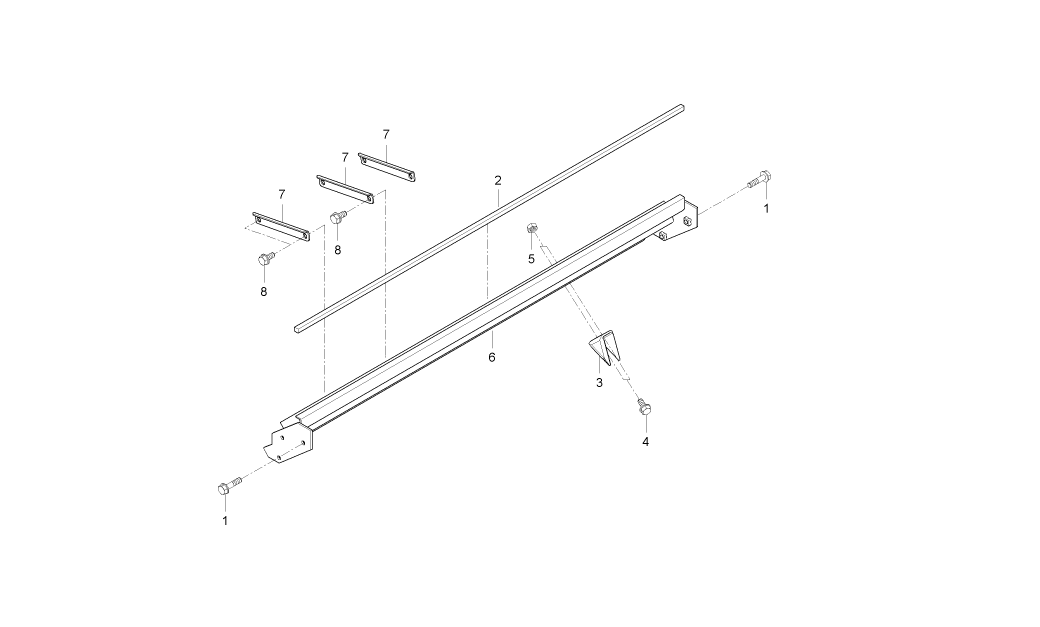
#> input picture drawing_ocr_project/test_imgs/CE1-G3B7001.png, 3119 x 1879 px (shown at 1/3 size)
$ python -i classifiy.py   (imports and definitions only)   (older library calls are emulated)
#> lines starting #> are read from the running program, lines starting #| are printed output that depends on the picture; after the words box and inside, x2 and y2 are one past the last pixel; in counts of white or black regions, pixels touching at a corner belong together
import os
import cv2
import numpy as np
#import tensorflow as tf

HEIGHT, WIDTH = 28, 28
SAVE_FOLDER = './crop_from_img/'
def sortContours(dected_list):
    connect_obj = []
    space = 13
    while True:
        if not dected_list:
            break
        cnt = 0
        [x, y, w, h] = dected_list.pop()
        for i, chk in enumerate(dected_list):
            [x_, y_, w_, h_] = chk
            #front
            if (x+w)<x_ and (x+w+space)>x_ and y-5<=y_ and y_<=y+5:
                #connect_obj.append([x, y, (x_-x+w_), h])
                dected_list.pop(i)
                dected_list.append([x, y, (x_-x+w_), h])
                cnt += 1
                break
            #back
            if (x_+w_)<x and (x_+w_+space)>x and y_-5<=y and y<=y_+5:
                #connect_obj.append([x_, y_, (x-x_+w), h_])
                dected_list.pop(i)
                dected_list.append([x_, y_, (x-x_+w), h_])
                cnt += 1
                break
        if cnt == 0 :
            connect_obj.append([x, y, w, h])
    return connect_obj

def drawRect(img, dected_list):
    for i in dected_list:
        cv2.rectangle(img, (i[0], i[1]), (i[0]+i[2], i[1]+i[3]), (0, 0, 255))
    #resized = cv2.resize(img,(1920, 1080))
    #cv2.imshow('result', resized)
    #cv2.waitKey(0)
# [6 lines left out: function cropIMG, not called in this run]

def make_image_list(src, point_list, imgPath):
    img_arr = []
    for i, point in enumerate(point_list):
        [x, y, w, h] = point
        pad = 4
        crop = src[y-pad:y+h+pad, x-pad:x+w+pad]
        if h <= HEIGHT :
            h_pad = round((HEIGHT-h)/2)
            if w <= WIDTH : # image width < 28 && image height < 28
                w_pad = round((WIDTH-w)/2)
                padding = cv2.copyMakeBorder(crop, h_pad, h_pad, w_pad, w_pad, cv2.BORDER_CONSTANT, value=[0, 0, 0])
            else :
                padding = cv2.copyMakeBorder(crop, h_pad, h_pad, 0, 0, cv2.BORDER_CONSTANT, value=[0, 0, 0])
        else :
            if w <= WIDTH :
                w_pad = round((WIDTH-w)/2)
                padding = cv2.copyMakeBorder(crop, 0, 0, w_pad, w_pad, cv2.BORDER_CONSTANT, value=[0, 0, 0])
            else :
                padding = crop
        padding = cv2.resize(padding, dsize=(WIDTH, HEIGHT), interpolation=cv2.INTER_LINEAR)
        padding = np.reshape(padding, [HEIGHT,WIDTH,1])
        #cv2.imwrite('./chk/'+imgPath+'_'+str(i)+'.png',padding)
        img_arr.append(padding)
    return img_arr

def readIMG(imgPath):
#> called with imgPath = 'test_imgs/CE1-G3B7001.png'
    img = cv2.imread(imgPath,cv2.IMREAD_GRAYSCALE)#.astype(np.float32) / 255.
#> img: shape (1879, 3119); 99.3% white; black in thin lines or dots, all inside (x1, y1, x2, y2) = (655, 312, 2313, 1575)
    _, thr = cv2.threshold(img, 127, 255, cv2.THRESH_BINARY_INV)
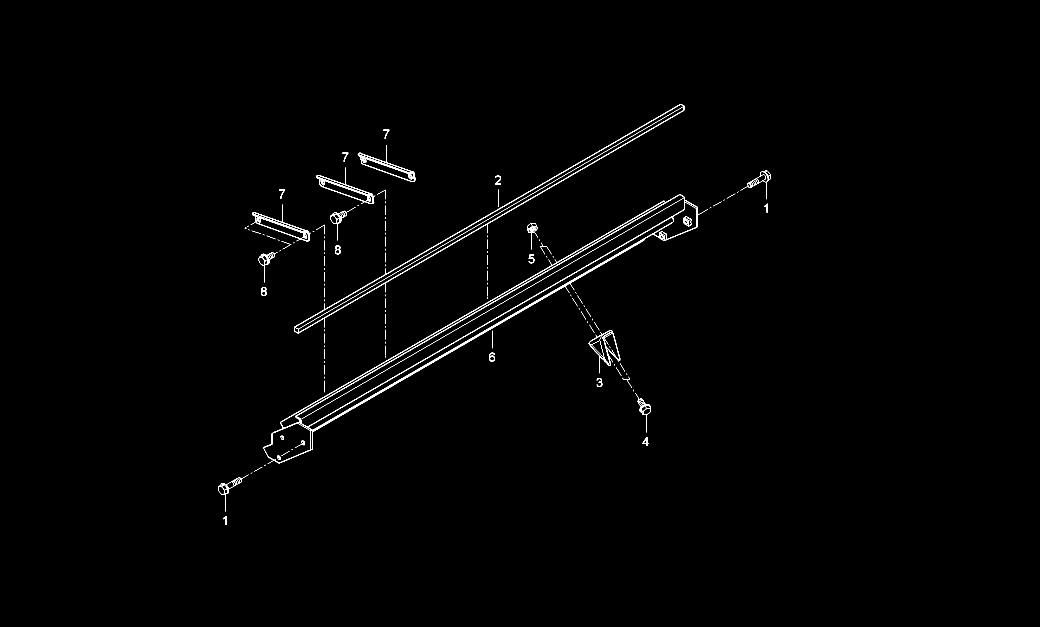
#> thr: shape (1879, 3119) (shown at 1/3 size); 0.65% white in thin lines or dots, all inside (x1, y1, x2, y2) = (655, 312, 2313, 1575)
    kernel = cv2.getStructuringElement(cv2.MORPH_CROSS,(3,3))
    opening = cv2.morphologyEx(thr, cv2.MORPH_OPEN, kernel)
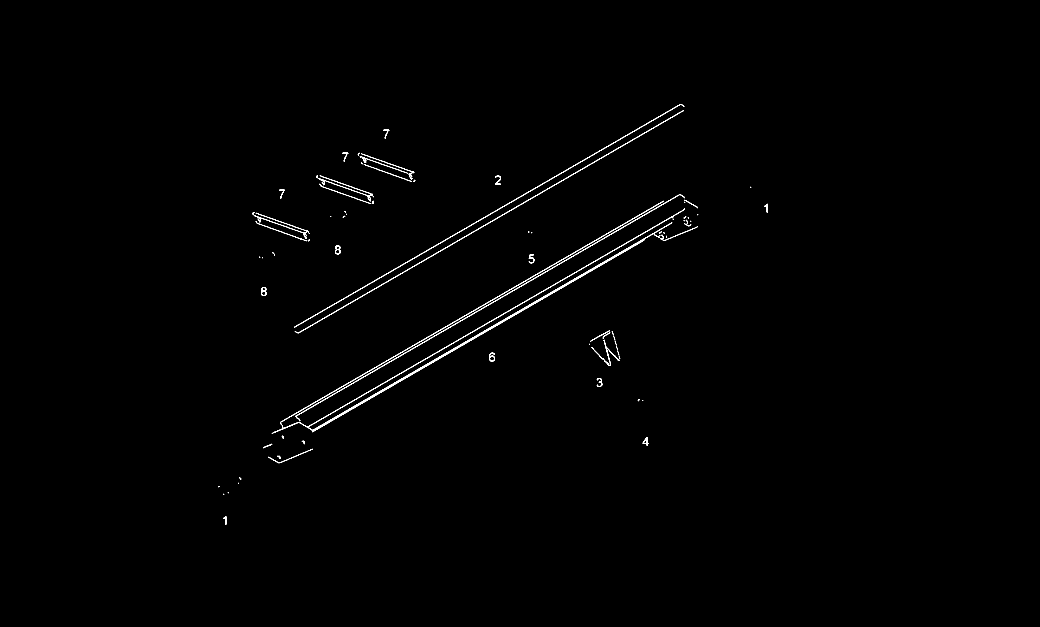
#> opening: shape (1879, 3119) (shown at 1/3 size); 0.48% white in thin lines or dots, all inside (x1, y1, x2, y2) = (655, 312, 2303, 1575)
    _, contours, hierachy = cv2.findContours(opening, cv2.RETR_EXTERNAL, cv2.CHAIN_APPROX_SIMPLE)
#> contours = 112 contours, 61 with area under 20; largest, box (x1, y1, x2, y2) and area: (897, 624, 2055, 1297) 7431, (884, 330, 2052, 1000) 1838, (882, 312, 2042, 984) 1830, (840, 602, 1992, 1274) 1825, (886, 583, 2039, 1251) 1820
    detected_obj = []
    for cnt in contours:
        [x, y, w, h] = cv2.boundingRect(cnt)
        if h>19 and h<30 and w>8 and w<30:
                detected_obj.append([x, y, w, h])
#> this loop made 112 passes
#> (x, y, w, h) on passes 1, 4, 6, 7, 8, 9, 10, 11: (669, 1548, 10, 27), (655, 1458, 4, 4), (717, 1432, 7, 7), (805, 1370, 32, 20), (832, 1367, 10, 10), (838, 1346, 100, 44), (790, 1331, 27, 14), (905, 1322, 10, 11)
#> after the loop, detected_obj = 13 items, first 6: [669, 1548, 10, 27], [1928, 1311, 18, 27], [1790, 1134, 17, 27], [1467, 1058, 18, 27], [783, 861, 17, 27], [1586, 763, 17, 27]
    #connect nearest digit
    connect_obj = sortContours(detected_obj)
#> the loop in sortContours, `while True:` made 14 passes
#> (x, y, w, h) on passes 1 to 8: (1154, 394, 11, 22), (1031, 463, 11, 22), (1485, 527, 18, 27), (841, 574, 11, 22), (2293, 611, 10, 27), (909, 696, 12, 20), (1005, 736, 17, 27), (1586, 763, 17, 27)
#> after the loop in sortContours, `while True:`: connect_obj = 13 items, first 6: [1154, 394, 11, 22], [1031, 463, 11, 22], [1485, 527, 18, 27], [841, 574, 11, 22], [2293, 611, 10, 27], [909, 696, 12, 20]; dected_list = []
    #drawRect(img, connect_obj)
    #make image array list
    img_list =  make_image_list(thr, connect_obj,imgPath.split('/')[-1].split('.')[0])
#> the loop in make_image_list, `for i, point in enumerate(point_list):` made 13 passes
#> (x, y, w, h, h_pad, w_pad) on passes 1 to 8: (1154, 394, 11, 22, 3, 8), (1031, 463, 11, 22, 3, 8), (1485, 527, 18, 27, 0, 5), (841, 574, 11, 22, 3, 8), (2293, 611, 10, 27, 0, 9), (909, 696, 12, 20, 4, 8), (1005, 736, 17, 27, 0, 6), (1586, 763, 17, 27, 0, 6)
#> pass 1, in make_image_list, `padding = cv2.copyMakeBorder(crop, h_pad, h_pad, w_pad, w_pad, cv2.BOR..`:
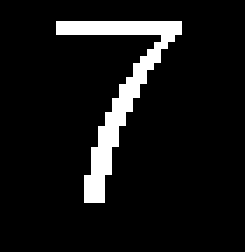
#> padding: shape (36, 35) (shown 7 times larger); 8.3% white in thin lines or dots, all inside (x1, y1, x2, y2) = (8, 3, 26, 29)
#> pass 1, in make_image_list, `padding = cv2.resize(padding, dsize=(WIDTH, HEIGHT), interpolation=cv2..`:
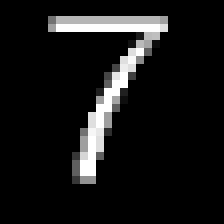
#> padding: shape (28, 28) (shown 8 times larger); min 0, max 255, mean 21.9
#> pass 3, in make_image_list, `crop = src[y-pad:y+h+pad, x-pad:x+w+pad]`:
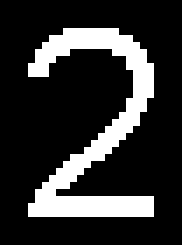
#> crop: shape (35, 26) (shown 7 times larger); 19.6% white; 1 white region, box (x1, y1, x2, y2) and area: (4, 4, 22, 31) 178
#> pass 3, in make_image_list, `padding = cv2.copyMakeBorder(crop, h_pad, h_pad, w_pad, w_pad, cv2.BOR..`:
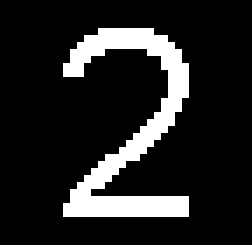
#> padding: shape (35, 36) (shown 7 times larger); 14.1% white; 1 white region, box (x1, y1, x2, y2) and area: (9, 4, 27, 31) 178
#> after the loop in make_image_list, `for i, point in enumerate(point_list):`: img_arr = 13 items
#> img_list = 13 items
    #cropIMG(thr, connect_obj)
    img_list = np.asarray(img_list)
    return (connect_obj, img_list)
#readIMG('/home/god/Desktop/daedong/combine_img/CD2-G156002(1).png')

>>> result = readIMG('test_imgs/CE1-G3B7001.png')

$ run again, on drawing_ocr_project/test_imgs/CE1-GA23501(1).png
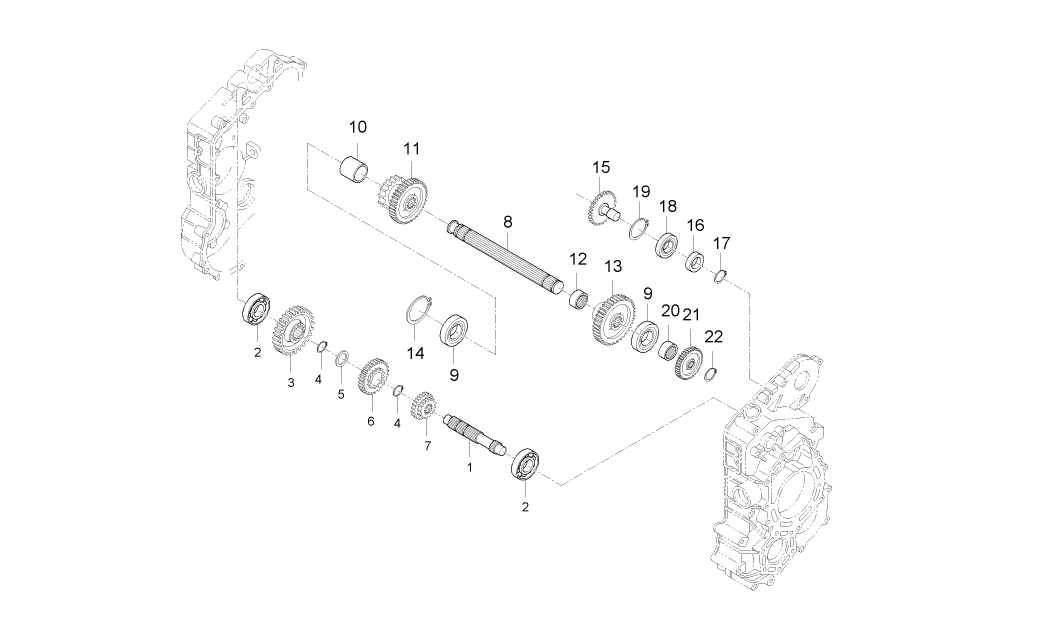
#> input picture drawing_ocr_project/test_imgs/CE1-GA23501(1).png, 3119 x 1879 px (shown at 1/3 size)
#> img: shape (1879, 3119); 98.9% white; black in thin lines or dots, all inside (x1, y1, x2, y2) = (543, 147, 2496, 1772)
#> in readIMG, `opening = cv2.morphologyEx(thr, cv2.MORPH_OPEN, kernel)`:
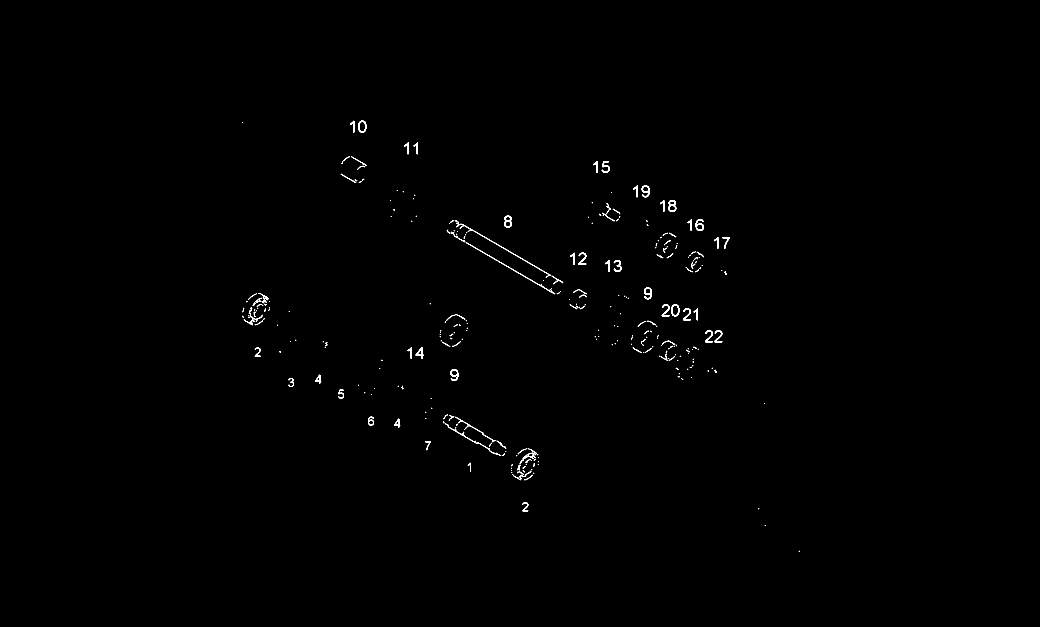
#> opening: shape (1879, 3119) (shown at 1/3 size); 0.31% white; 343 white regions (209 under 20 px)
#> contours = 343 contours, 234 with area under 20; largest, box (x1, y1, x2, y2) and area: (2014, 913, 2038, 949) 686, (1075, 362, 1099, 398) 686, (1512, 647, 1536, 683) 653, (2005, 600, 2029, 636) 653, (2087, 657, 2112, 693) 522
#> the loop in readIMG, `for cnt in contours:` made 343 passes
#> (x, y, w, h) on passes 4 to 6: (1567, 1507, 18, 27), (1559, 1432, 7, 5), (1540, 1426, 24, 15)
#> after the loop in readIMG, `for cnt in contours:`: detected_obj = 15 items, first 6: [1567, 1507, 18, 27], [1403, 1388, 10, 27], [1279, 1329, 11, 22], [1490, 1322, 29, 24], [1183, 1256, 18, 27], [1366, 1250, 23, 20]
#> the loop in sortContours, `while True:` made 16 passes
#> (x, y, w, h) on passes 1 to 8: (1818, 618, 15, 24), (744, 880, 27, 20), (767, 944, 22, 21), (745, 946, 22, 25), (764, 1043, 18, 27), (946, 1124, 18, 27), (865, 1134, 17, 27), (1015, 1169, 17, 27)
#> after the loop in sortContours, `while True:`: connect_obj = 15 items, first 6: [1818, 618, 15, 24], [744, 880, 27, 20], [767, 944, 22, 21], [745, 946, 22, 25], [764, 1043, 18, 27], [946, 1124, 18, 27]; dected_list = []
#> the loop in make_image_list, `for i, point in enumerate(point_list):` made 15 passes
#> (x, y, w, h, h_pad, w_pad) on passes 1 to 8: (1818, 618, 15, 24, 2, 6), (744, 880, 27, 20, 4, 0), (767, 944, 22, 21, 4, 3), (745, 946, 22, 25, 2, 3), (764, 1043, 18, 27, 0, 5), (946, 1124, 18, 27, 0, 5), (865, 1134, 17, 27, 0, 6), (1015, 1169, 17, 27, 0, 6)
#> pass 2, in make_image_list, `crop = src[y-pad:y+h+pad, x-pad:x+w+pad]`:
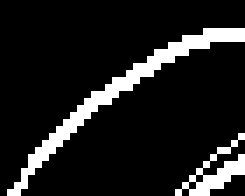
#> crop: shape (28, 35) (shown 7 times larger); 11.8% white in thin lines or dots, all inside (x1, y1, x2, y2) = (1, 4, 35, 28)
#> after the loop in make_image_list, `for i, point in enumerate(point_list):`: img_arr = 15 items

$ run again, on drawing_ocr_project/test_imgs/CZ1-G2B3001.png
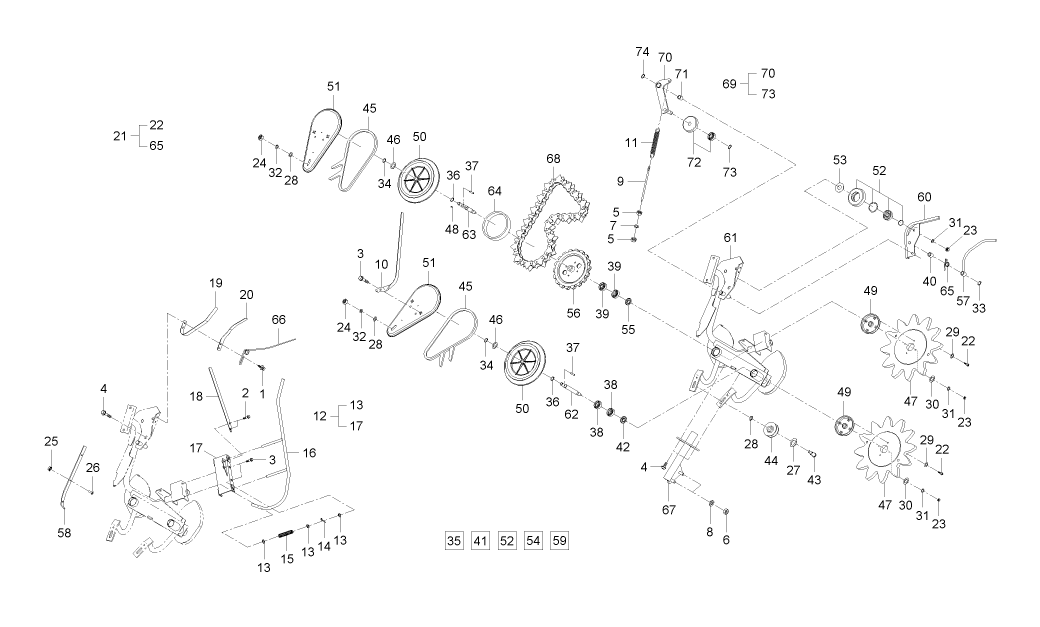
#> input picture drawing_ocr_project/test_imgs/CZ1-G2B3001.png, 3120 x 1879 px (shown at 1/3 size)
#> img: shape (1879, 3120); 98.2% white; black in thin lines or dots, all inside (x1, y1, x2, y2) = (134, 141, 2990, 1716)
#> in readIMG, `opening = cv2.morphologyEx(thr, cv2.MORPH_OPEN, kernel)`:
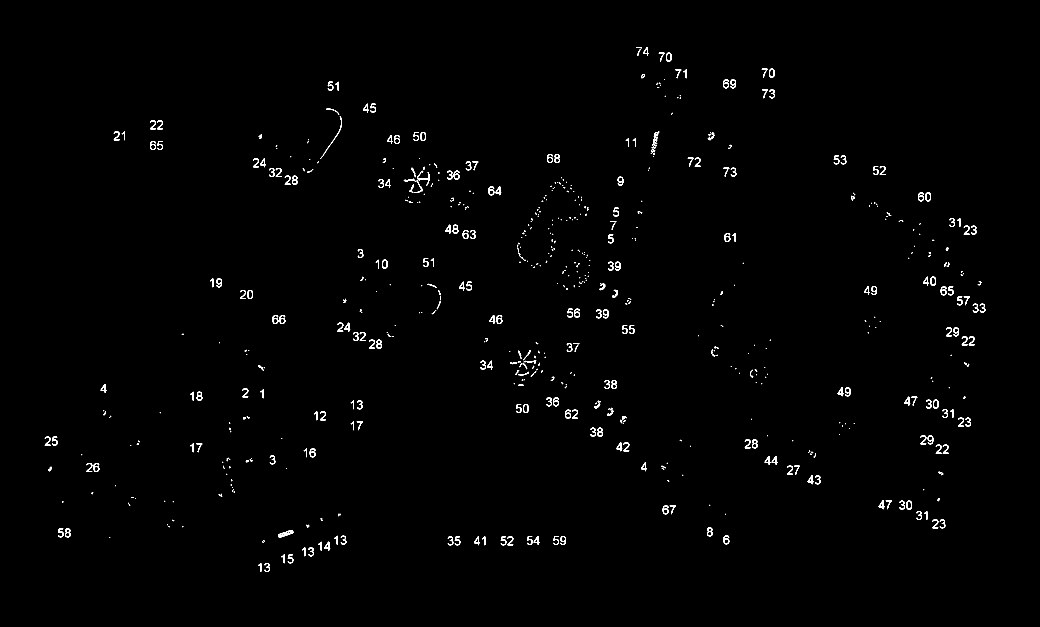
#> opening: shape (1879, 3120) (shown at 1/3 size); 0.72% white; 713 white regions (392 under 20 px)
#> contours = 713 contours, 431 with area under 20; largest, box (x1, y1, x2, y2) and area: (834, 1590, 881, 1613) 457, (2719, 1502, 2736, 1529) 357, (1569, 1212, 1586, 1239) 357, (2799, 1199, 2816, 1226) 357, (742, 870, 759, 897) 357
#> the loop in readIMG, `for cnt in contours:` made 713 passes
#> (x, y, w, h) on passes 1 to 3: (793, 1689, 17, 27), (774, 1689, 10, 27), (863, 1663, 17, 27)
#> after the loop in readIMG, `for cnt in contours:`: detected_obj = 212 items, first 6: [793, 1689, 17, 27], [774, 1689, 10, 27], [863, 1663, 17, 27], [844, 1663, 10, 27], [925, 1642, 17, 27], [906, 1642, 10, 27]
#> the loop in sortContours, `while True:` made 213 passes
#> (x, y, w, h) on passes 1 to 3: (1929, 141, 18, 27), (1912, 146, 35, 22), (1998, 158, 17, 27)
#> the loop in make_image_list, `for i, point in enumerate(point_list):` made 116 passes
#> point on passes 1 to 8: [1912, 146, 35, 22], [1980, 163, 35, 22], [2289, 211, 35, 22], [2030, 213, 30, 22], [2169, 238, 39, 27], [983, 245, 33, 27], [2290, 273, 35, 22], [1089, 311, 39, 27]
#> after the loop in make_image_list, `for i, point in enumerate(point_list):`:
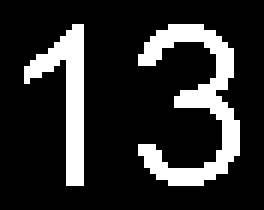
#> crop: shape (35, 44) (shown 6 times larger); 17.9% white; 2 white regions, box (x1, y1, x2, y2) and area: (23, 4, 40, 31) 170, (4, 4, 14, 31) 105
